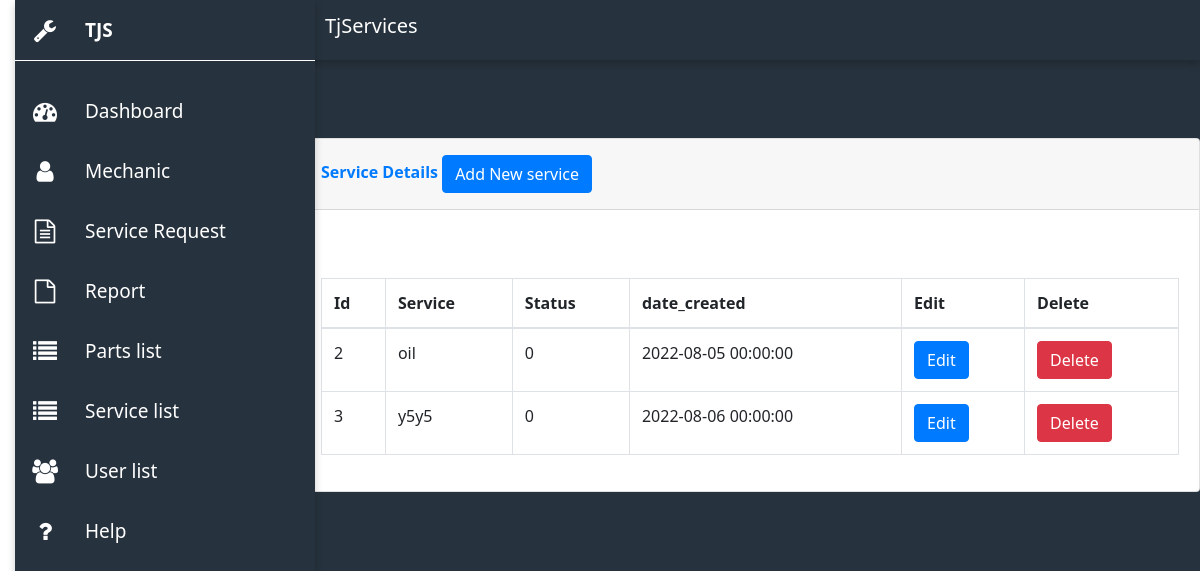
The app's page /admin/service.php with its own data.
### tables this page shows
CREATE TABLE `service_list` (
  `service_id` int(11) NOT NULL,
  `service` varchar(50) DEFAULT NULL,
  `status` int(11) DEFAULT NULL,
  `date_created` datetime DEFAULT NULL
);

### admin/service.php (the view, shortened to what this page needs)
<?php
$conn =  mysqli_connect("localhost","root","","vehicle_service");
?>
<!DOCTYPE html>
<html lang="en">
<head>
    <link rel="stylesheet" href="css/a.css">
    <link rel="stylesheet" href="https://cdnjs.cloudflare.com/ajax/libs/font-awesome/4.7.0/css/font-awesome.min.css">
    <?php include('../include/script.php'); ?>
    <link rel="stylesheet" href="../css/bootstrap.css">
</head>
<body>
    <div class="container">
        <div class="sidebar">
            <ul>
                <li>
                    <a href="">
                        <i class="fa fa-wrench"></i>
                        <div class="title">TJS</div>
                    </a>
                </li>
                <li>
                    <a href="home.php">
                        <i class="fa fa-dashboard"></i>
                        <div class="title">Dashboard</div>
                    </a>
                </li>
                <li>
                    <a href="mechanic.php">
                        <i class="fa fa-user"></i>
                        <div class="title">Mechanic</div>
                    </a>
                </li>
                <li>
                    <a href="service_request.php">
                        <i class="fa fa-file-text-o"></i>
                        <div class="title">Service Request</div>
                    </a>
                </li>
                <li>
                    <a href="report.php">
                        <i class="fa fa-file-o"></i>
                        <div class="title">Report</div>
                    </a>
                </li>
                <li>
                    <a href="part.php">
                        <i class="fa fa-list"></i>
                        <div class="title">Parts list </div>
                    </a>
                </li>
                <li>
                    <a href="service.php">
                        <i class="fa fa-list"></i>
                        <div class="title">Service list</div>
                    </a>
                </li>
                <li>
                    <a href="user.php">
                        <i class="fa fa-users"></i>
                        <div class="title">User list</div>
                    </a>
                </li>
                <li>
                    <a href="help.php">
                        <i class="fa fa-question"></i>
                        <div class="title">Help</div>
                    </a>
                </li>
            </ul>
        </div>
        <div class="main">
            <div class="top-bar">
                <a href="../main/dashboard.php">
                    <h5 style="color:white;"> TjServices</h5>
                </a>
            </div>
            <button type="button" class="btn btn-primary" data-toggle="modal" data-target="#addservice">
                </button>
                <div class="card shadow" style="margin-top:100px;">
                    <div class="card-header py-3">
                        <h6 class="m-0 font-weight-bold text-primary">Service Details
                            <button type="button" class="btn btn-primary" data-toggle="modal"
                                data-target="#addservice">
                                Add New service
                            </button>
                        </h6>
                    </div>
                    <div class="card-body">
                        <div class="table-responsive">
                            <?php
                        $query = "SELECT * FROM service_list";
                        $query_run = mysqli_query($conn,$query);
                        ?>
                            <table class="table table-bordered mt-5" id="datatable" width="100%" cellspacing="0">
                                <thead>
                                    <tr>
                                        <th>Id</th>
                                        <th>Service</th>
                                        <th>Status</th>
                                        <th>date_created</th>
                                        <th>Edit</th>
                                        <th>Delete</th>
                                    </tr>
                                </thead>
                                <tbody>
                                    <?php
                                if(mysqli_num_rows($query_run) > 0)
                                {
                                    while($row = mysqli_fetch_assoc($query_run))
                                    {
                                       ?>
                                    <tr>
                                        <td><?php echo $row['service_id']; ?></td>
                                        <td><?php echo $row['service']; ?></td>
                                        <td><?php echo $row['status']; ?></td>
                                        <td><?php echo $row['date_created']; ?></td>
                                        <td>
                                            <form action="manage/service_edit.php" method="POST">
                                                <button type="submit" name="editbtn"
                                                    class="btn btn-primary">Edit</button>
                                            </form>
                                        </td>
                                        <td>
                                            <form action="code3.php" method="post">
                                                <button type="submit" class="btn btn-danger"
                                                    name="del_btn">Delete</button>
                                            </form>
                                        </td>
                                    </tr>
                                    <?php
                                    }
                                }
                                else{
                                    echo "No details found";
                                }
                                ?>
                                </tbody>
                            </table>
                        </div>
                    </div>
                </div>
        </div>
    </div>
</body>
</html>

### admin/css/a.css (style rules this page uses)
* { margin: 0; padding: 0; box-sizing: border-box; font-family:'Segoe UI', Tahoma, Geneva, Verdana, sans-serif; }
body { overflow: hidden; }
.container { position: fixed; width: 100%; }
.sidebar { position: fixed; width: 300px; height: 100%; background:linear-gradient(45deg,#26323d,#26323d) ; overflow-x: hidden; box-shadow: 0 4px 8px 0 rgba(0, 0, 0, 0.2); z-index: 2; }
.sidebar ul li { width: 100%; list-style: none; }
.sidebar ul li:first-child { line-height: 60px; margin-bottom: 20px; font-weight: 600; border-bottom:1px solid #fff ; }
.sidebar ul li a { width: 100%; text-decoration: none; color: #fff; height: 60px; display: flex; align-items: center; }
.sidebar ul li i { min-width: 60px; font-size: 24px; text-align: center; }
.sidebar .title { padding: 0 10px; font-size: 19px; }
.main { position: fixed; width: calc(100% - 300px); min-height: 100vh; left: 300px; background: #26323d; }
.top-bar { position: fixed; height: 60px; width: calc(100% - 300px); background: #26323d; display: grid; grid-template-columns: 10fr 0.4fr 1fr; grid-gap: 5px; align-items: center; color: #fff; padding: 0 20px; box-shadow: 0 4px 8px 0 rgba(0, 0, 0, 0.2); z-index: 1; }
.table { width:100%; margin-top: 100px; }
button { outline: none; border: none; border-radius: 6px; cursor: pointer; }

### records on screen
service_list: service_id "2", service "oil", status "0", date_created "2022-08-05 00:00:00"
service_list: service_id "3", service "y5y5", status "0", date_created "2022-08-06 00:00:00"
